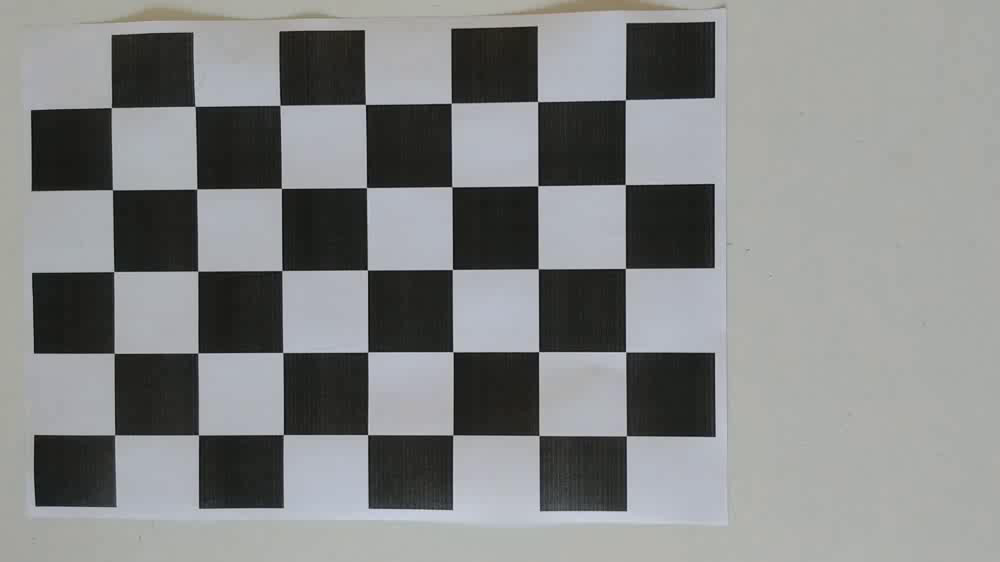
#> input picture Assignment_MV_02_calibration/Assignment_MV_02_calibration_1.png, 1000 x 562 px
$ python PETER_SUNNY_MV_Assignment_02.py
#> lines starting #> are read from the running program, lines starting #| are printed output that depends on the picture; long printed decimals are rounded
'''
Name: Peter Sunny Shanthveer Markappa
Student Number: R00208303
Subject: Machine Vision
Assignment: 02
Date of Submission: 29th April, 2022
Document Status: Final

'''


# importing the libraries
import numpy as np
import cv2, os, glob, random
import matplotlib.pyplot as plt
from mpl_toolkits.mplot3d import Axes3D


def task_1_AB():
    '''
        --------- Checker board task------------------
        a) loading the zip file
        b) extraction and display of checker board corners to subpixel
        c) camera calibration
        d) principal length, aspect ratio, principal point
    '''
    image_points = [] ## 2 dimension points in image plane.
    obj_points = [] ## 3 dimension point in real world space

    # reference ---- https: // programtalk.com / python - examples / cv2.TERM_CRITERIA_EPS /
    criteria = (cv2.TERM_CRITERIA_EPS + cv2.TERM_CRITERIA_MAX_ITER, 100, 0.001)
    row = 5
    col = 7
    points = 3
    object_points = np.zeros((row * col, points), dtype='float32')
    meshgrid = np.mgrid[0:col, 0:row].T.reshape(-1, 2)
    object_points[:, :(points - 1)] = meshgrid

    '''
        # reference
        # https://stackoverflow.com/questions/66225558/cv2-findchessboardcorners-fails-to-find-corners
        # https://docs.opencv.org/4.x/dd/d92/tutorial_corner_subpixels.html
        # https://opencv24-python-tutorials.readthedocs.io/en/stable/py_tutorials/py_calib3d/py_calibration/py_calibration.html#:~:text=calibrateCamera().,%2C%20rvecs%2C%20tvecs%20%3D%20cv2.
    '''
    imdir = 'Assignment_MV_02_calibration/'
    winSize = (11, 11)
    zeroZone = (-1, -1)
    for name in glob.glob(imdir + '*.PNG'):
        image = cv2.imread(name)
        gray = cv2.cvtColor(image, cv2.COLOR_BGR2GRAY)
        cv2.imshow("Gray Image", gray)
        cv2.waitKey(0)

        ret, corners = cv2.findChessboardCorners(gray, (col, row),
                                            flags=cv2.CALIB_CB_ADAPTIVE_THRESH +
                                            cv2.CALIB_CB_FAST_CHECK +
                                            cv2.CALIB_CB_NORMALIZE_IMAGE)
        if ret:
            corner = cv2.cornerSubPix(gray, corners, winSize, zeroZone, criteria=criteria)
            image_points.append(corner)
            obj_points.append(object_points)

            img1 = cv2.drawChessboardCorners(image, (col, row), corner, ret)

            # # Display the Corner Points
            cv2.imshow("Checker Board Corner points", img1)
            cv2.waitKey(0)
        else:
            print("*** No Checker Board Corner Found ***")

    # Camera Calibrate
    ret, matrix, distortion, rotation_vectors, translation_vectors = cv2.calibrateCamera(obj_points, image_points, gray.shape[::-1], None, None)

    # https://stackoverflow.com/questions/50421178/camera-projection-matrix-principal-point
    print("Camera Matrix \n", matrix)
    print("Camera distortion", distortion)
    print("Camera rotation_vectors", rotation_vectors)
    print("Camera translation_vectors", translation_vectors)
    m0 = matrix[0, 0]
    m1 = matrix[0, 2]
    m2 = matrix[1, 1]
    m3 = matrix[1, 2]
    principal_point = (m1, m3)
    principal_length = m0
    aspect_ratio = m2 / m0
    print("Principal Point \n", principal_point)
    print("principal length  \n", principal_length)
    print("aspect ratio  \n", aspect_ratio)

    return matrix, image_points, object_points

#---------------------------- END of TASK 1 AB ------------------------------------------
#----------------------------------------------------------------------------------------


#---------------------------- START of TASK 1 CD ------------------------------------------

def task_1_BC():

    # reference ---- https: // programtalk.com / python - examples / cv2.TERM_CRITERIA_EPS /
    criteria = (cv2.TERM_CRITERIA_EPS + cv2.TERM_CRITERIA_MAX_ITER, 100, 0.001)
    winSize = (11, 11)
    zeroZone = (-1, -1)

    # Reading the mp4 video for tracking the good features
    video_capture = cv2.VideoCapture("Assignment_MV_02_video.mp4")

    '''  ----   Reference from LAB-06 ----------'''
    # Extracting the initial frame of the captured video
    ret, first_frame = video_capture.read()

    if ret == True:
        print("--------- Task 1 BC ------------")

        cv2.imshow("First_Frame", first_frame)
        cv2.waitKey(0)

        # converting frame from RGB to Gray Scale
        gray_scale = cv2.cvtColor(first_frame, cv2.COLOR_BGR2GRAY)

        # from the first frame extracting the interesting points
        features = cv2.goodFeaturesToTrack(gray_scale, 200, 0.3, 7)
        print("\n length of the features \n", len(features))
        print("\n features \n", features[0:len(features), :, :])
        print("good features")

        # from first frame we are extracting the interest points with sub-pixel accuracy
        subpixel_features = cv2.cornerSubPix(gray_scale, features, winSize, zeroZone, criteria=criteria)

        print("\n length of the sub-pixel features \n", len(subpixel_features))
        print("\n sub pixel features \n", features[0:len(features), :, :])


        index = np.arange(len(subpixel_features))
        tracks = {}
        sub_pixel_length = len(subpixel_features)

        for i in range(sub_pixel_length):
            tracks[index[i]] = {0: subpixel_features[i]}

        print("\ntracks: \n", tracks)

        frame = 0
        while ret:
            ret, img = video_capture.read()

            if not ret:
                break

            frame += 1
            old_img = gray_scale
            gray_scale = cv2.cvtColor(img, cv2.COLOR_RGB2GRAY)

            if len(subpixel_features) > 0:
                p1, st, err = cv2.calcOpticalFlowPyrLK(old_img, gray_scale, subpixel_features, None)

                # visualise points
                for i in range(len(st)):
                    if st[i]:

                        cv2.circle(img, (int(p1[i, 0, 0]), int(p1[i, 0, 1])), 2, (0, 0, 255), 2)
                        cv2.line(img, (int(subpixel_features[i, 0, 0]), int(subpixel_features[i, 0, 1])), (int(subpixel_features[i, 0, 0] + (p1[i][0, 0] - subpixel_features[i, 0, 0]) * 5),
                                                                   int(subpixel_features[i, 0, 1] + (p1[i][0, 1] - subpixel_features[i, 0, 1]) * 5)),
                                 (0, 0, 255), 2)

                subpixel_features = p1[st == 1].reshape(-1, 1, 2)
                index = index[st.flatten() == 1]

            # refresh features, if too many lost
            if len(subpixel_features) < 100:
                features = cv2.goodFeaturesToTrack(gray_scale, 200 - len(subpixel_features), 0.3, 7)
                new_subpixel_features = cv2.cornerSubPix(gray_scale, features, winSize, zeroZone, criteria=criteria)
                for i in range(len(new_subpixel_features)):
                    if np.min(np.linalg.norm((subpixel_features - new_subpixel_features[i]).reshape(len(subpixel_features), 2), axis=1)) > 10:
                        subpixel_features = np.append(subpixel_features, new_subpixel_features[i].reshape(-1, 1, 2), axis=0)
                        index = np.append(index, np.max(index) + 1)

            # update tracks
            for i in range(len(subpixel_features)):
                if index[i] in tracks:
                    tracks[index[i]][frame] = subpixel_features[i]
                else:
                    tracks[index[i]] = {frame: subpixel_features[i]}

            # visualise last frames of active tracks
            for i in range(len(index)):
                for f in range(frame - 20, frame):
                    if (f in tracks[index[i]]) and (f + 1 in tracks[index[i]]):
                        cv2.line(img,
                                 (int(tracks[index[i]][f][0, 0]), int(tracks[index[i]][f][0, 1])),
                                 (int(tracks[index[i]][f + 1][0, 0]), int(tracks[index[i]][f + 1][0, 1])),
                                 (0, 255, 0), 1)

            k = cv2.waitKey(10)
            if k % 256 == 27:
                print("Escape hit, closing...")
                break

            cv2.imshow("track feature", img)
            cv2.waitKey(0)

        cv2.destroyAllWindows()
        print("\n length of tracks: ", len(tracks))
        print("total number of frames: ", frame)

        return tracks, frame


# --------------------------------TASK 1 ------------------------------
# TASK 1 (pre-processing, 11 points)
def task1():
    matrix, image_points, object_points = task_1_AB()
#> in task_1_AB, image is the input picture: shape (562, 1000, 3); mean B, G, R 134.3, 134.4, 132.7
#> in task_1_AB, `ret, corners = cv2.findChessboardCorners(gray, (col, row), flags=cv2.C..`: ret = True; corners = 35 rows, first 8: [626.3, 435.7], [539, 435.5], [452.8, 434.9], [367.6, 434.6], [283.4, 434.5], [198.4, 434.9], [114.6, 434.8], [625.7, 351.7]
#> in task_1_AB, `corner = cv2.cornerSubPix(gray, corners, winSize, zeroZone, criteria=c..`: corner = 35 rows, first 8: [626.4, 435.8], [538.9, 435.5], [452.8, 434.9], [367.6, 434.6], [283.3, 434.6], [198.4, 434.9], [114.7, 434.8], [625.6, 351.8]
#> in task_1_AB, `img1 = cv2.drawChessboardCorners(image, (col, row), corner, ret)`:
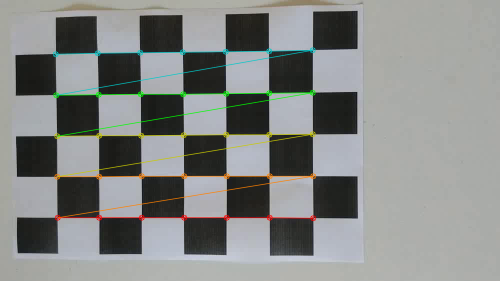
#> img1: shape (562, 1000, 3) (shown at 1/2 size); mean B, G, R 133.3, 135.2, 133
#> in task_1_AB, `ret, matrix, distortion, rotation_vectors, translation_vectors = cv2.c..`: ret = 0.505; matrix = [[979.6, 0, 479.1], [0, 941.6, 284.7], [0, 0, 1]]; distortion = [[0.185, -0.587, 0.00147, -0.00528, -0.12]]; rotation_vectors = ([0.122, -0.0198, 3.13], [-0.0307, 0.057, -3.14], [1.12, -0.0552, 2.93]); translation_vectors = ([1.69, 1.8, 11.3], [4.77, 1.98, 11.23], [2.93, 1.77, 9.17])
#| Camera Matrix
#|  [[979.640   0.         479.106]
#|  [  0.         941.564 284.702]
#|  [  0.           0.           1.        ]]
#| Camera distortion [[ 0.185 -0.5868   0.001471 -0.005283 -0.1205]]
#| Camera rotation_vectors (array([[ 0.1222],
#|        [-0.01976],
#|        [ 3.134]]), array([[-0.03066],
#|        [ 0.05702],
#|        [-3.139]]), array([[ 1.122],
#|        [-0.0552],
#> (further printed lines are left out)
#| Camera translation_vectors (array([[ 1.694],
#|        [ 1.805],
#|        [11.299 ]]), array([[ 4.765],
#|        [ 1.977],
#|        [11.226]]), array([[2.929],
#|        [1.766],
#> (further printed lines are left out)
#> in task_1_AB, `m0 = matrix[0, 0]`: m0 = 979.6
#> in task_1_AB, `m1 = matrix[0, 2]`: m1 = 479.1
#> in task_1_AB, `m2 = matrix[1, 1]`: m2 = 941.6
#> in task_1_AB, `m3 = matrix[1, 2]`: m3 = 284.7
#> in task_1_AB, `principal_point = (m1, m3)`: principal_point = (479.1, 284.7)
#> in task_1_AB, `principal_length = m0`: principal_length = 979.6
#> in task_1_AB, `aspect_ratio = m2 / m0`: aspect_ratio = 0.961
#| Principal Point
#|  (479.106, 284.702)
#| principal length
#|  979.640
#| aspect ratio
#|  0.9611
#> matrix = [[979.6, 0, 479.1], [0, 941.6, 284.7], [0, 0, 1]]; image_points = 3 items; object_points = 35 rows, first 8: [0, 0, 0], [1, 0, 0], [2, 0, 0], [3, 0, 0], [4, 0, 0], [5, 0, 0], [6, 0, 0], [0, 1, 0]
    tracks, frame = task_1_BC()
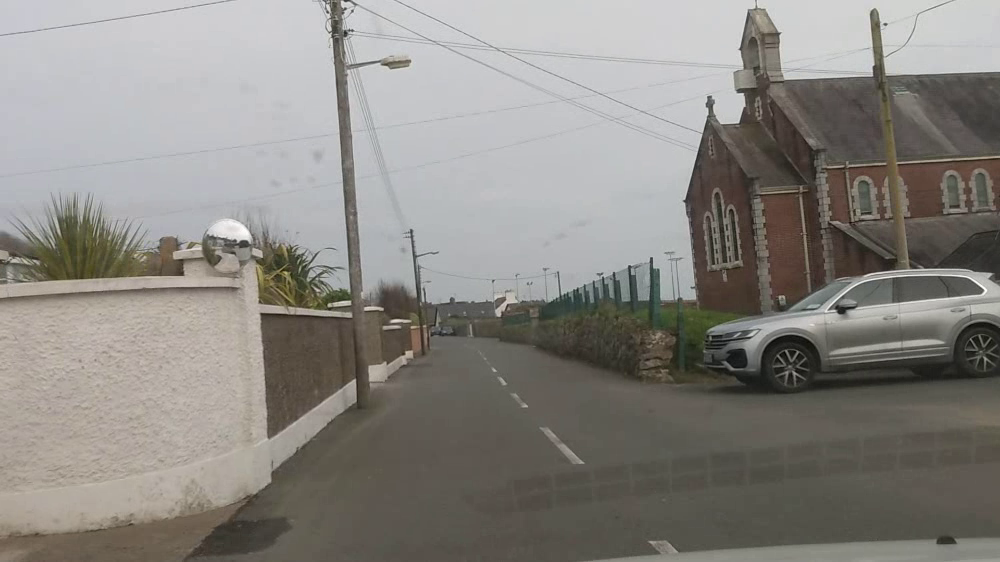
#> input picture frame 3 of Assignment_MV_02_video.mp4, 1000 x 562 px
#> in task_1_BC, first_frame is the input picture: shape (562, 1000, 3); mean B, G, R 130, 134.9, 137.8
#> in task_1_BC, `features = cv2.goodFeaturesToTrack(gray_scale, 200, 0.3, 7)`: features = 97 rows, first 8: [651, 257], [779, 33], [346, 8], [629, 266], [739, 49], [350, 301], [382, 309], [327, 12]
#|  length of the features
#|  97
#> (printed output is left out)
#> in task_1_BC, `subpixel_features = cv2.cornerSubPix(gray_scale, features, winSize, ze..`: subpixel_features = 97 rows, first 8: [651.1, 260.9], [779.6, 33.46], [349.5, 4.17], [629.3, 267], [739.2, 48.88], [354, 302.8], [382, 309], [331.9, 15.03]
#|  length of the sub-pixel features
#|  97
#> (printed output is left out)
#> in task_1_BC, `index = np.arange(len(subpixel_features))`: index = 97 values from 0 to 96
#> in task_1_BC, `sub_pixel_length = len(subpixel_features)`: sub_pixel_length = 97
#> after the loop in task_1_BC, `for i in range(sub_pixel_length):`: tracks = 97 items
#> (printed output is left out)
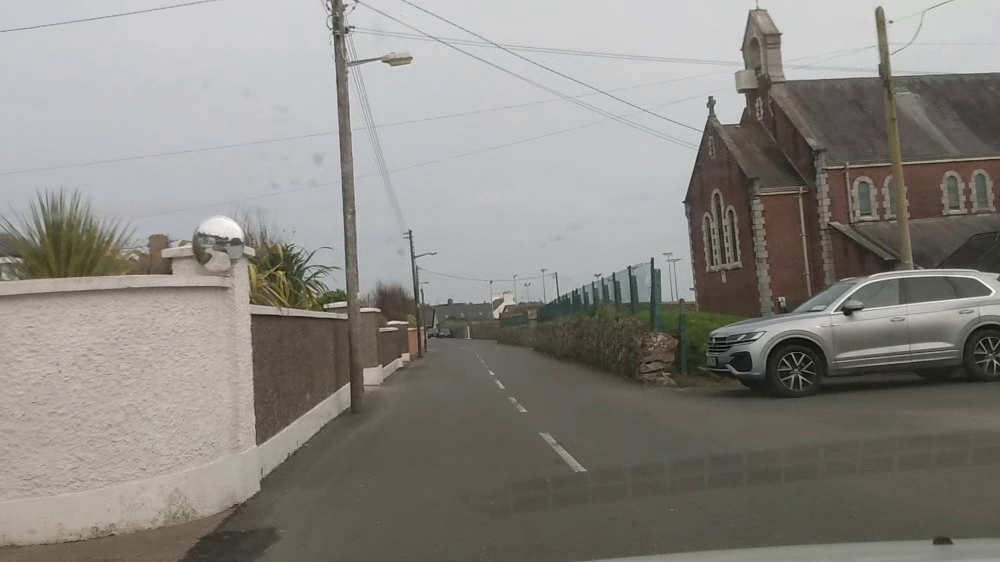
#> input picture frame 4 of Assignment_MV_02_video.mp4, 1000 x 562 px
#> in task_1_BC, img is the input picture: shape (562, 1000, 3); mean B, G, R 130.2, 134.9, 138
#> (the rest of the program and of its run is left out)
